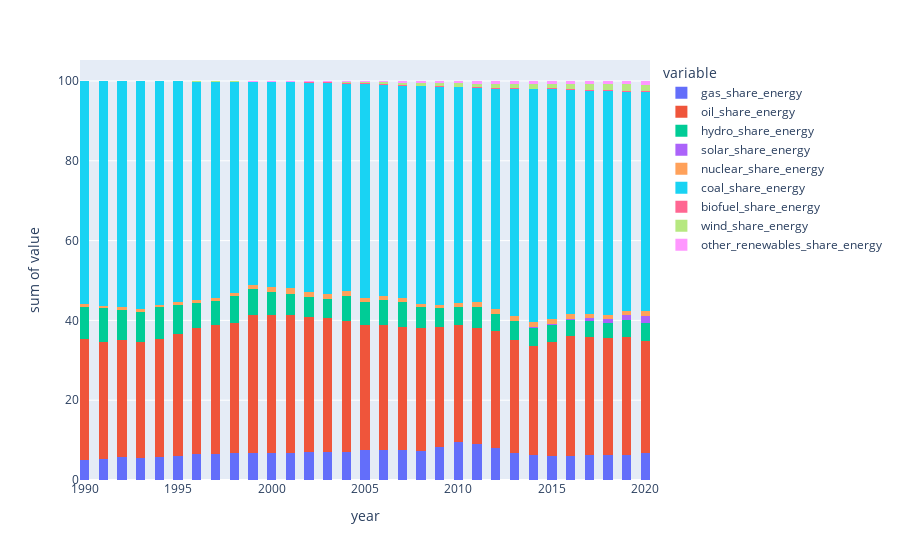

Source (notebook cell):
### Code cell
India = dataframe[dataframe["country"] == "India"]

plx.histogram(India, y=[India["gas_share_energy"],India["oil_share_energy"],India["hydro_share_energy"]
,India["solar_share_energy"],India["nuclear_share_energy"],India["coal_share_energy"]
,India["biofuel_share_energy"],India["wind_share_energy"],India["other_renewables_share_energy"]], x=India["year"],nbins=100,labels=["Oil"])

### Figure 1 — Plotly figure (JSON) as saved in the notebook; plotly's stock layout.template omitted (floating-point values rounded to 4 significant figures)
{"data": [{"alignmentgroup": "True", "bingroup": "x", "histfunc": "sum", "hovertemplate": "variable=gas_share_energy<br>year=%{x}<br>sum of value=%{y}<extra></extra>", "legendgroup": "gas_share_energy", "marker": {"color": "#636efa", "pattern": {"shape": ""}}, "name": "gas_share_energy", "nbinsx": 100, "offsetgroup": "gas_share_energy", "orientation": "v", "showlegend": true, "type": "histogram", "x": [1990, 1991, 1992, 1993, 1994, 1995, 1996, 1997, 1998, 1999, 2000, 2001, 2002, 2003, 2004, 2005, 2006, 2007, 2008, 2009, 2010, 2011, 2012, 2013, 2014, 2015, 2016, 2017, 2018, 2019, 2020, 2021], "xaxis": "x", "y": [5.066, 5.348, 5.683, 5.635, 5.782, 6.131, 6.431, 6.625, 6.858, 6.828, 6.831, 6.82, 6.895, 7.126, 7.089, 7.49, 7.435, 7.412, 7.215, 8.243, 9.443, 9.118, 8.009, 6.783, 6.284, 6, 6.104, 6.212, 6.311, 6.294, 6.708, 0], "yaxis": "y"}, {"alignmentgroup": "True", "bingroup": "x", "histfunc": "sum", "hovertemplate": "variable=oil_share_energy<br>year=%{x}<br>sum of value=%{y}<extra></extra>", "legendgroup": "oil_share_energy", "marker": {"color": "#EF553B", "pattern": {"shape": ""}}, "name": "oil_share_energy", "nbinsx": 100, "offsetgroup": "oil_share_energy", "orientation": "v", "showlegend": true, "type": "histogram", "x": [1990, 1991, 1992, 1993, 1994, 1995, 1996, 1997, 1998, 1999, 2000, 2001, 2002, 2003, 2004, 2005, 2006, 2007, 2008, 2009, 2010, 2011, 2012, 2013, 2014, 2015, 2016, 2017, 2018, 2019, 2020, 2021], "xaxis": "x", "y": [30.33, 29.25, 29.3, 28.89, 29.47, 30.57, 31.7, 32.11, 32.43, 34.6, 34.51, 34.46, 34.06, 33.49, 32.69, 31.38, 31.48, 30.99, 30.76, 30.1, 29.35, 29.04, 29.28, 28.38, 27.31, 28.59, 30.02, 29.73, 29.2, 29.47, 28.21, 0], "yaxis": "y"}, {"alignmentgroup": "True", "bingroup": "x", "histfunc": "sum", "hovertemplate": "variable=hydro_share_energy<br>year=%{x}<br>sum of value=%{y}<extra></extra>", "legendgroup": "hydro_share_energy", "marker": {"color": "#00cc96", "pattern": {"shape": ""}}, "name": "hydro_share_energy", "nbinsx": 100, "offsetgroup": "hydro_share_energy", "orientation": "v", "showlegend": true, "type": "histogram", "x": [1990, 1991, 1992, 1993, 1994, 1995, 1996, 1997, 1998, 1999, 2000, 2001, 2002, 2003, 2004, 2005, 2006, 2007, 2008, 2009, 2010, 2011, 2012, 2013, 2014, 2015, 2016, 2017, 2018, 2019, 2020, 2021], "xaxis": "x", "y": [8.06, 8.506, 7.663, 7.548, 8.125, 7.152, 6.252, 6.023, 6.767, 6.467, 5.76, 5.331, 4.88, 4.733, 6.297, 5.718, 6.238, 6.22, 5.485, 4.683, 4.541, 5.162, 4.288, 4.676, 4.583, 4.232, 3.88, 3.926, 3.773, 4.261, 4.544, 0], "yaxis": "y"}, {"alignmentgroup": "True", "bingroup": "x", "histfunc": "sum", "hovertemplate": "variable=solar_share_energy<br>year=%{x}<br>sum of value=%{y}<extra></extra>", "legendgroup": "solar_share_energy", "marker": {"color": "#ab63fa", "pattern": {"shape": ""}}, "name": "solar_share_energy", "nbinsx": 100, "offsetgroup": "solar_share_energy", "orientation": "v", "showlegend": true, "type": "histogram", "x": [1990, 1991, 1992, 1993, 1994, 1995, 1996, 1997, 1998, 1999, 2000, 2001, 2002, 2003, 2004, 2005, 2006, 2007, 2008, 2009, 2010, 2011, 2012, 2013, 2014, 2015, 2016, 2017, 2018, 2019, 2020, 2021], "xaxis": "x", "y": [0, 0, 0, 0, 0, 0, 0.001, 0.001, 0, 0, 0.001, 0.001, 0.001, 0.001, 0.001, 0.001, 0, 0.003, 0.003, 0.003, 0.005, 0.032, 0.078, 0.122, 0.162, 0.208, 0.349, 0.623, 0.981, 1.217, 1.63, 0], "yaxis": "y"}, {"alignmentgroup": "True", "bingroup": "x", "histfunc": "sum", "hovertemplate": "variable=nuclear_share_energy<br>year=%{x}<br>sum of value=%{y}<extra></extra>", "legendgroup": "nuclear_share_energy", "marker": {"color": "#FFA15A", "pattern": {"shape": ""}}, "name": "nuclear_share_energy", "nbinsx": 100, "offsetgroup": "nuclear_share_energy", "orientation": "v", "showlegend": true, "type": "histogram", "x": [1990, 1991, 1992, 1993, 1994, 1995, 1996, 1997, 1998, 1999, 2000, 2001, 2002, 2003, 2004, 2005, 2006, 2007, 2008, 2009, 2010, 2011, 2012, 2013, 2014, 2015, 2016, 2017, 2018, 2019, 2020, 2021], "xaxis": "x", "y": [0.776, 0.623, 0.7, 0.664, 0.501, 0.717, 0.761, 0.864, 0.92, 1.001, 1.18, 1.398, 1.378, 1.239, 1.33, 1.041, 0.977, 0.905, 0.725, 0.74, 0.964, 1.263, 1.227, 1.18, 1.144, 1.216, 1.145, 1.081, 1.054, 1.188, 1.239, 0], "yaxis": "y"}, {"alignmentgroup": "True", "bingroup": "x", "histfunc": "sum", "hovertemplate": "variable=coal_share_energy<br>year=%{x}<br>sum of value=%{y}<extra></extra>", "legendgroup": "coal_share_energy", "marker": {"color": "#19d3f3", "pattern": {"shape": ""}}, "name": "coal_share_energy", "nbinsx": 100, "offsetgroup": "coal_share_energy", "orientation": "v", "showlegend": true, "type": "histogram", "x": [1990, 1991, 1992, 1993, 1994, 1995, 1996, 1997, 1998, 1999, 2000, 2001, 2002, 2003, 2004, 2005, 2006, 2007, 2008, 2009, 2010, 2011, 2012, 2013, 2014, 2015, 2016, 2017, 2018, 2019, 2020, 2021], "xaxis": "x", "y": [55.76, 56.25, 56.63, 57.23, 56.06, 55.33, 54.7, 54.21, 52.83, 50.85, 51.48, 51.68, 52.27, 52.84, 51.86, 53.6, 52.85, 53.31, 54.5, 54.85, 54.11, 53.58, 55.19, 56.83, 58.43, 57.71, 56.23, 56.01, 56.09, 54.87, 54.83, 0], "yaxis": "y"}, {"alignmentgroup": "True", "bingroup": "x", "histfunc": "sum", "hovertemplate": "variable=biofuel_share_energy<br>year=%{x}<br>sum of value=%{y}<extra></extra>", "legendgroup": "biofuel_share_energy", "marker": {"color": "#FF6692", "pattern": {"shape": ""}}, "name": "biofuel_share_energy", "nbinsx": 100, "offsetgroup": "biofuel_share_energy", "orientation": "v", "showlegend": true, "type": "histogram", "x": [1990, 1991, 1992, 1993, 1994, 1995, 1996, 1997, 1998, 1999, 2000, 2001, 2002, 2003, 2004, 2005, 2006, 2007, 2008, 2009, 2010, 2011, 2012, 2013, 2014, 2015, 2016, 2017, 2018, 2019, 2020, 2021], "xaxis": "x", "y": [0, 0, 0, 0, 0, 0, 0, 0, 0, 0, 0, 0, 0.222, 0.2, 0.201, 0.182, 0.184, 0.189, 0.187, 0.148, 0.176, 0.189, 0.174, 0.167, 0.176, 0.181, 0.208, 0.176, 0.222, 0.25, 0.274, 0], "yaxis": "y"}, {"alignmentgroup": "True", "bingroup": "x", "histfunc": "sum", "hovertemplate": "variable=wind_share_energy<br>year=%{x}<br>sum of value=%{y}<extra></extra>", "legendgroup": "wind_share_energy", "marker": {"color": "#B6E880", "pattern": {"shape": ""}}, "name": "wind_share_energy", "nbinsx": 100, "offsetgroup": "wind_share_energy", "orientation": "v", "showlegend": true, "type": "histogram", "x": [1990, 1991, 1992, 1993, 1994, 1995, 1996, 1997, 1998, 1999, 2000, 2001, 2002, 2003, 2004, 2005, 2006, 2007, 2008, 2009, 2010, 2011, 2012, 2013, 2014, 2015, 2016, 2017, 2018, 2019, 2020, 2021], "xaxis": "x", "y": [0.004, 0.013, 0.01, 0.01, 0.019, 0.047, 0.08, 0.085, 0.087, 0.114, 0.118, 0.154, 0.148, 0.178, 0.327, 0.352, 0.517, 0.593, 0.685, 0.716, 0.812, 0.939, 1.016, 1.063, 1.103, 1.04, 1.313, 1.521, 1.628, 1.665, 1.678, 0], "yaxis": "y"}, {"alignmentgroup": "True", "bingroup": "x", "histfunc": "sum", "hovertemplate": "variable=other_renewables_share_energy<br>year=%{x}<br>sum of value=%{y}<extra></extra>", "legendgroup": "other_renewables_share_energy", "marker": {"color": "#FF97FF", "pattern": {"shape": ""}}, "name": "other_renewables_share_energy", "nbinsx": 100, "offsetgroup": "other_renewables_share_energy", "orientation": "v", "showlegend": true, "type": "histogram", "x": [1990, 1991, 1992, 1993, 1994, 1995, 1996, 1997, 1998, 1999, 2000, 2001, 2002, 2003, 2004, 2005, 2006, 2007, 2008, 2009, 2010, 2011, 2012, 2013, 2014, 2015, 2016, 2017, 2018, 2019, 2020, 2021], "xaxis": "x", "y": [0.005, 0.011, 0.013, 0.027, 0.039, 0.053, 0.068, 0.084, 0.105, 0.133, 0.126, 0.153, 0.152, 0.185, 0.207, 0.237, 0.309, 0.376, 0.443, 0.513, 0.597, 0.672, 0.738, 0.796, 0.814, 0.82, 0.75, 0.72, 0.735, 0.78, 0.891, 0], "yaxis": "y"}], "layout": {"barmode": "relative", "legend": {"title": {"text": "variable"}, "tracegroupgap": 0}, "margin": {"t": 60}, "xaxis": {"anchor": "y", "domain": [0, 1], "title": {"text": "year"}}, "yaxis": {"anchor": "x", "domain": [0, 1], "title": {"text": "sum of value"}}}}
